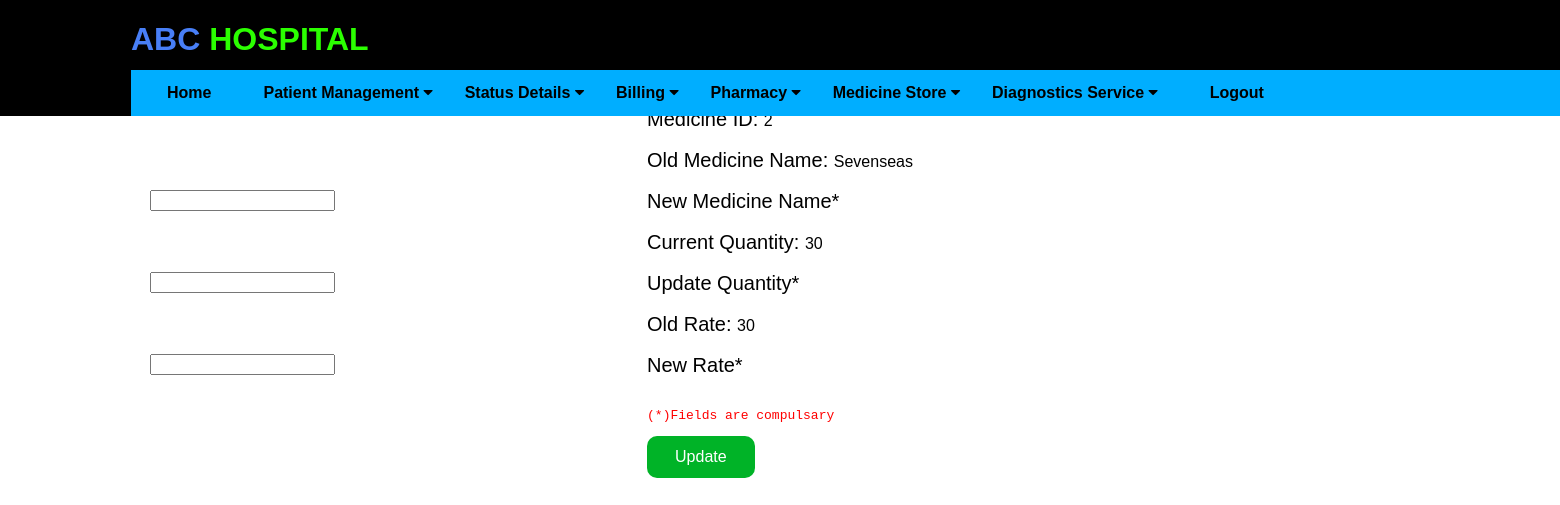
Page /editmedicinedetail/2 (signed in) on the earlier database version.
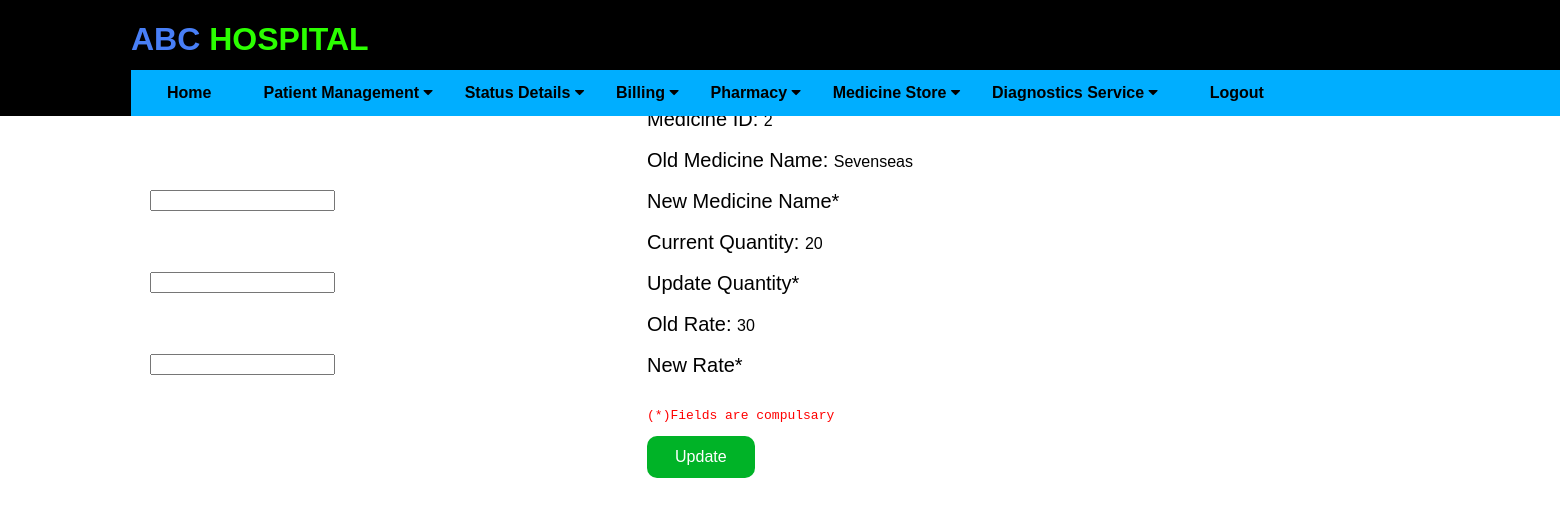
Same page on the later database version.
### application/routes.py (models this page shows)
class MedicineMaster(db.Model):
    __tablename__ = 'medicinemaster'
    mid = Column(Integer, ForeignKey('medicines.mid'), primary_key=True)
    mname = Column(db.String(20))
    qavailable = Column(db.Integer)
    rate = Column(db.Integer)

### application/routes.py (the view, shortened to what this page needs)
@app.route('/editmedicinedetail/<mid>', methods=['GET', 'POST'] )
def editmedicinedetail(mid):
    print("id is : ", mid)
    if 'username' in session:
        print("inside sesssss")
        print(datetime.now())
        editpat = MedicineMaster.query.filter_by( mid = mid )
        return render_template('editmedicinedetail.html', editpat = editpat)

### application/templates/editmedicinedetail.html (shortened to what this page needs)
{% extends "layout.html" %}
{% block content %}
<div class="form">
    <h1 id="cst_head">Edit Medicine </h1>
    {% for edit in editpat %}
    <form action="" method="POST">
        <label for="id">Medicine ID:   </label> {{ edit.mid }} <br><br>
        <label for="Name">Old Medicine Name:   </label> {{ edit.mname }} <br><br>
        <label for="New customer Name*">New Medicine Name*</label>
        <input type="text" id="mname" name="mname"><br><br>
        <label for="Old Address">Current Quantity:  </label> {{ edit.qavailable }} <br><br>
        <label for="New Address*">Update Quantity*</label>
        <input type="text" id="qavailable" name="qavailable"><br><br>
        <label for="Old Age">Old Rate:  </label> {{ edit.rate }} <br><br>
        <label for="New Age*">New Rate*</label>
        <input type="text" id="rate" name="rate"><br><br>
        <pre>(*)Fields are compulsary</pre>
        <button  type="submit" class="ubutton">Update</button>
    </form>
    {% endfor %}
</div>
{% endblock %}

Differences in the rows shown:
changed MedicineMaster "Sevenseas": qavailable "30" → "20"
